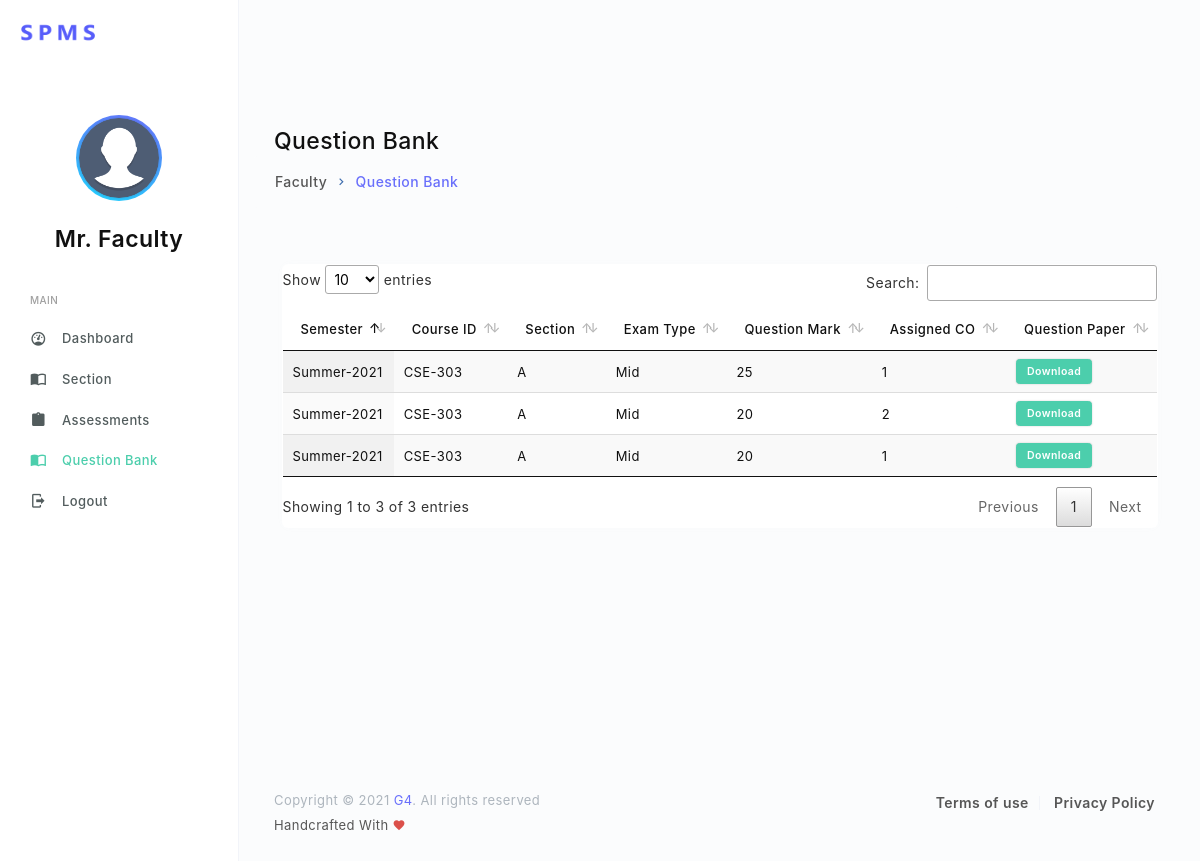
Page /faculty/question-banks.php (signed in) on the committed database.
### tables this page shows
CREATE TABLE `assessment` (
  `id` int(11) NOT NULL,
  `question_number` int(11) NOT NULL,
  `question_content` varchar(255) DEFAULT NULL,
  `type` varchar(20) NOT NULL,
  `mark` int(11) NOT NULL,
  `attendence_number` int(11) DEFAULT NULL,
  `co_number` int(11) NOT NULL,
  `section_id` int(11) NOT NULL
);

CREATE TABLE `section` (
  `id` int(11) NOT NULL,
  `num` varchar(10) NOT NULL,
  `semester` varchar(30) NOT NULL,
  `course_id` varchar(10) NOT NULL,
  `faculty_id` int(11) DEFAULT NULL
);

### php/f_question-banks.php (called while the page is built)
<?php
    include 'mysql.php';
    if ($_SERVER['REQUEST_METHOD'] == 'POST') {
   }else{
        $query = "SELECT * FROM assessment LEFT JOIN section ON assessment.section_id = section.id WHERE question_content IS NOT NULL";
        $qstns = $conn->query($query);
   }
?>

### faculty/question-banks.php (the view, shortened to what this page needs)
<?php
  include '../php/f_question-banks.php';
?>
<!DOCTYPE html>
<html lang="en">
  <head>
    <link rel="stylesheet" href="../assets/vendors/iconfonts/mdi/css/materialdesignicons.css">
    <link rel="stylesheet" href="../assets/vendors/css/vendor.addons.css">
    <link rel="stylesheet" href="../assets/vendors/datatables/jquery.dataTables.css">
    <link rel="stylesheet" href="../assets/css/shared/style.css">
    <link rel="stylesheet" href="../assets/css/demo_1/style.css">
  </head>
  <body class="header-fixed">
    <nav class="t-header">
      <div class="t-header-brand-wrapper">
        <a href="index.html">
          <img class="logo" src="../assets/images/logo.png" alt="">
        </a>
      </div>
      <div class="t-header-content-wrapper">
      </div>
    </nav>
    <div class="page-body">
      <div class="sidebar">
        <div class="user-profile">
          <div class="display-avatar animated-avatar">
            <img class="profile-img img-lg rounded-circle" src="../assets/images/profile/male/image_1.png" alt="profile image">
          </div>
          <div class="info-wrapper">
            <h4 class="user-name">Mr. Faculty</h4>
          </div>
        </div>
        <ul class="navigation-menu">
          <li class="nav-category-divider">MAIN</li>
          <li>
            <a href="dashboard.php">
              <span class="link-title">Dashboard</span>
              <i class="mdi mdi-gauge link-icon"></i>
            </a>
          </li>
          <li>
            <a href="sections-list.php">
              <span class="link-title">Section</span>
              <i class="mdi mdi-book-open-variant link-icon"></i>
            </a>
          </li>
          <li>
            <a href="assessments-list.php">
              <span class="link-title">Assessments</span>
              <i class="mdi mdi-clipboard link-icon"></i>
            </a>
          </li>
          <li class="active">
            <a href="question-banks.php">
              <span class="link-title">Question Bank</span>
              <i class="mdi mdi-book-open-variant link-icon"></i>
            </a>
          </li>
          <li>
            <a href="../php/login.php?logout=1">
              <span class="link-title">Logout</span>
              <i class="mdi mdi-logout link-icon"></i>
            </a>
          </li>
        </ul>
      </div>
      <div class="page-content-wrapper">
        <div class="page-content-wrapper-inner">
          <div class="content-viewport">
            <div class="row">
              <div class="col-9 py-5">
                <h4>Question Bank</h4>
                <div class="viewport-header">
                  <nav aria-label="breadcrumb">
                    <ol class="breadcrumb has-arrow">
                      <li class="breadcrumb-item">
                        <a href="dashboard.php">Faculty</a>
                      </li>
                      <li class="breadcrumb-item active" aria-current="page">Question Bank</li>
                    </ol>
                  </nav>
                </div>
              </div>
            </div>
            <div class="col-lg-12">
              <div class="grid">
                <div class="item-wrapper">
                  <div class="table-responsive">
                    <table class="table display" id="user-table">
                      <thead>
                        <tr>
                          <th>Semester</th>
                          <th>Course ID</th>
                          <th>Section</th>
                          <th>Exam Type</th>
                          <th>Question Mark</th>
                          <th>Assigned CO</th>
                          <th>Question Paper</th>
                        </tr>
                      </thead>
                      <tbody>
                        <?php
                          foreach($qstns as $qstn){
                            echo '<tr>
                                    <td>'.$qstn['semester'].'</td>
                                    <td>'.strtoupper($qstn['course_id']).'</td>
                                    <td>'.$qstn['num'].'</td>
                                    <td>'.ucfirst($qstn['type']).'</td>
                                    <td>'.$qstn['mark'].'</td>
                                    <td>'.$qstn['co_number'].'</td>
                                    <td><a href="../uploads/'.$qstn['question_content'].'" type="button" class="btn btn-success btn-xs" download>Download</a></td>
                                  </tr>';
                          }
                          ?>
                      </tbody>
                    </table>
                  </div>
                </div>
              </div>
            </div>
          </div>
        </div>
        <footer class="footer">
          <div class="row">
            <div class="col-sm-6 text-center text-sm-right order-sm-1">
              <ul class="text-gray">
                <li><a href="#">Terms of use</a></li>
                <li><a href="#">Privacy Policy</a></li>
              </ul>
            </div>
            <div class="col-sm-6 text-center text-sm-left mt-3 mt-sm-0">
              <small class="text-muted d-block">Copyright © 2021 <a href="#" >G4</a>. All rights reserved</small>
              <small class="text-gray mt-2">Handcrafted With <i class="mdi mdi-heart text-danger"></i></small>
            </div>
          </div>
        </footer>
      </div>
    </div>
  </body>
</html>

### rows in the picture
assessment: section.semester "Summer-2021", section.course_id "CSE-303", section.num "A", type "Mid", mark "25", co_number "1"
assessment: section.semester "Summer-2021", section.course_id "CSE-303", section.num "A", type "Mid", mark "20", co_number "2"
assessment: section.semester "Summer-2021", section.course_id "CSE-303", section.num "A", type "Mid", mark "20", co_number "1"
